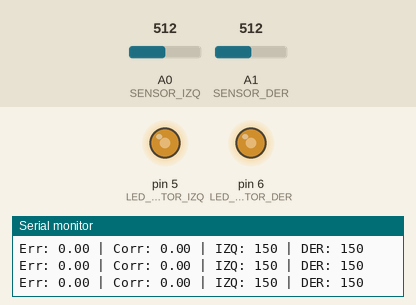
This sketch was run on a simulated Arduino Uno, built with avr-gcc and run on an emulated ATmega328P. Parts: output pins drawn as LEDs (lit = HIGH), the last lines printed to the serial monitor. The test bench sets the inputs (shaded band); at power-on: A0 (SENSOR_IZQ) = 512, A1 (SENSOR_DER) = 512.

Above: at 1.2 s.
1.3 s: A0 (SENSOR_IZQ) set to 716
At 2.5 s:
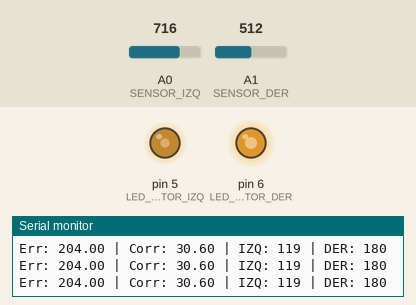
2.8 s: A1 (SENSOR_DER) set to 523
At 4.2 s:
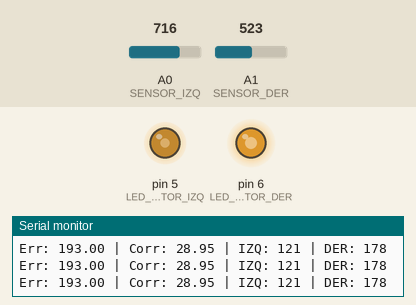
5.8 s: A1 (SENSOR_DER) set to 531
At 6.7 s:
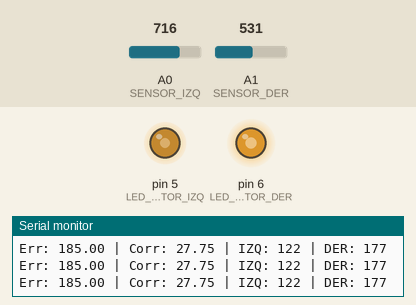
8.8 s: A0 (SENSOR_IZQ) set to 748
At 9.2 s:
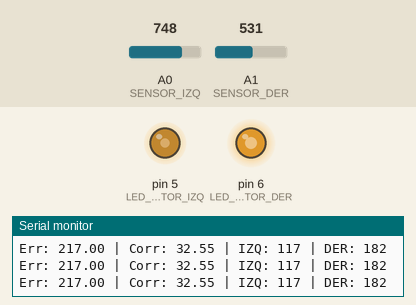
10.3 s: A1 (SENSOR_DER) set to 716
At 10.7 s:
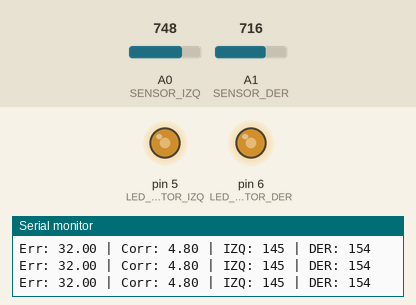
11.8 s: A0 (SENSOR_IZQ) set to 511
At 12.5 s:
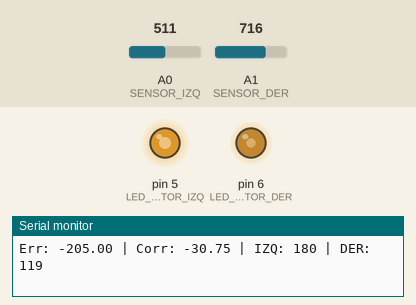
Timing chart, 0 to 14.3 s (numbered marks = the images above; inputs shaded):
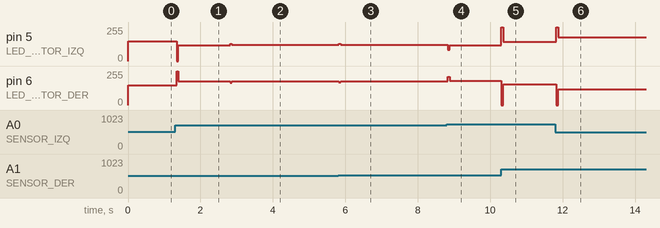

The sketch:

seguidor_pid.ino
```cpp
// Seguidor de línea — versión con control PID
//
// En vez de lógica on/off, calcula un error continuo entre ambos sensores
// y corrige proporcionalmente la velocidad de cada motor.

const int SENSOR_IZQ = A0;
const int SENSOR_DER = A1;

const int LED_MOTOR_IZQ = 5;
const int LED_MOTOR_DER = 6;

// Velocidad base (cuando va perfectamente centrado)
const int VELOCIDAD_BASE = 150;
const int VELOCIDAD_MAX = 255;

// Constantes PID — ajustar empíricamente
const float Kp = 0.15;
const float Ki = 0.0;
const float Kd = 0.05;

float error_previo = 0;
float integral = 0;
unsigned long tiempo_previo = 0;

int saturar(int valor, int minimo, int maximo) {
    if (valor < minimo) return minimo;
    if (valor > maximo) return maximo;
    return valor;
}

void setup() {
    Serial.begin(9600);
    pinMode(LED_MOTOR_IZQ, OUTPUT);
    pinMode(LED_MOTOR_DER, OUTPUT);
    tiempo_previo = millis();
}

void loop() {
    int izq = analogRead(SENSOR_IZQ);
    int der = analogRead(SENSOR_DER);

    // El error: positivo si la línea está a la izquierda, negativo si a la derecha
    float error = izq - der;

    // Tiempo transcurrido en segundos
    unsigned long ahora = millis();
    float dt = (ahora - tiempo_previo) / 1000.0;
    tiempo_previo = ahora;

    // Términos PID
    float P = Kp * error;
    integral += error * dt;
    float I = Ki * integral;
    float D = (dt > 0) ? Kd * (error - error_previo) / dt : 0;

    float correccion = P + I + D;
    error_previo = error;

    // Aplicar a los motores
    int vel_izq = saturar(VELOCIDAD_BASE - correccion, 0, VELOCIDAD_MAX);
    int vel_der = saturar(VELOCIDAD_BASE + correccion, 0, VELOCIDAD_MAX);

    analogWrite(LED_MOTOR_IZQ, vel_izq);
    analogWrite(LED_MOTOR_DER, vel_der);

    Serial.print("Err: "); Serial.print(error);
    Serial.print(" | Corr: "); Serial.print(correccion);
    Serial.print(" | IZQ: "); Serial.print(vel_izq);
    Serial.print(" | DER: "); Serial.println(vel_der);

    delay(20);
}
```

Measured:
- after the input at 1.3 s, pin 5 (LED_MOTOR_IZQ): 150/255 → 119/255 at once; pin 6 (LED_MOTOR_DER): 150/255 → 180/255 at once
- after the input at 2.8 s, pin 5 (LED_MOTOR_IZQ): 119/255 → 121/255 at once; pin 6 (LED_MOTOR_DER): 180/255 → 178/255 at once
- after the input at 5.8 s, pin 5 (LED_MOTOR_IZQ): 121/255 → 122/255 at once; pin 6 (LED_MOTOR_DER): 178/255 → 177/255 at once
- after the input at 8.8 s, pin 5 (LED_MOTOR_IZQ): 122/255 → 117/255 at once; pin 6 (LED_MOTOR_DER): 177/255 → 182/255 at once
- after the input at 10.3 s, pin 5 (LED_MOTOR_IZQ): 117/255 → 145/255 at once; pin 6 (LED_MOTOR_DER): 182/255 → 154/255 at once
- after the input at 11.8 s, pin 5 (LED_MOTOR_IZQ): 145/255 → 180/255 at once; pin 6 (LED_MOTOR_DER): 154/255 → 119/255 at once
